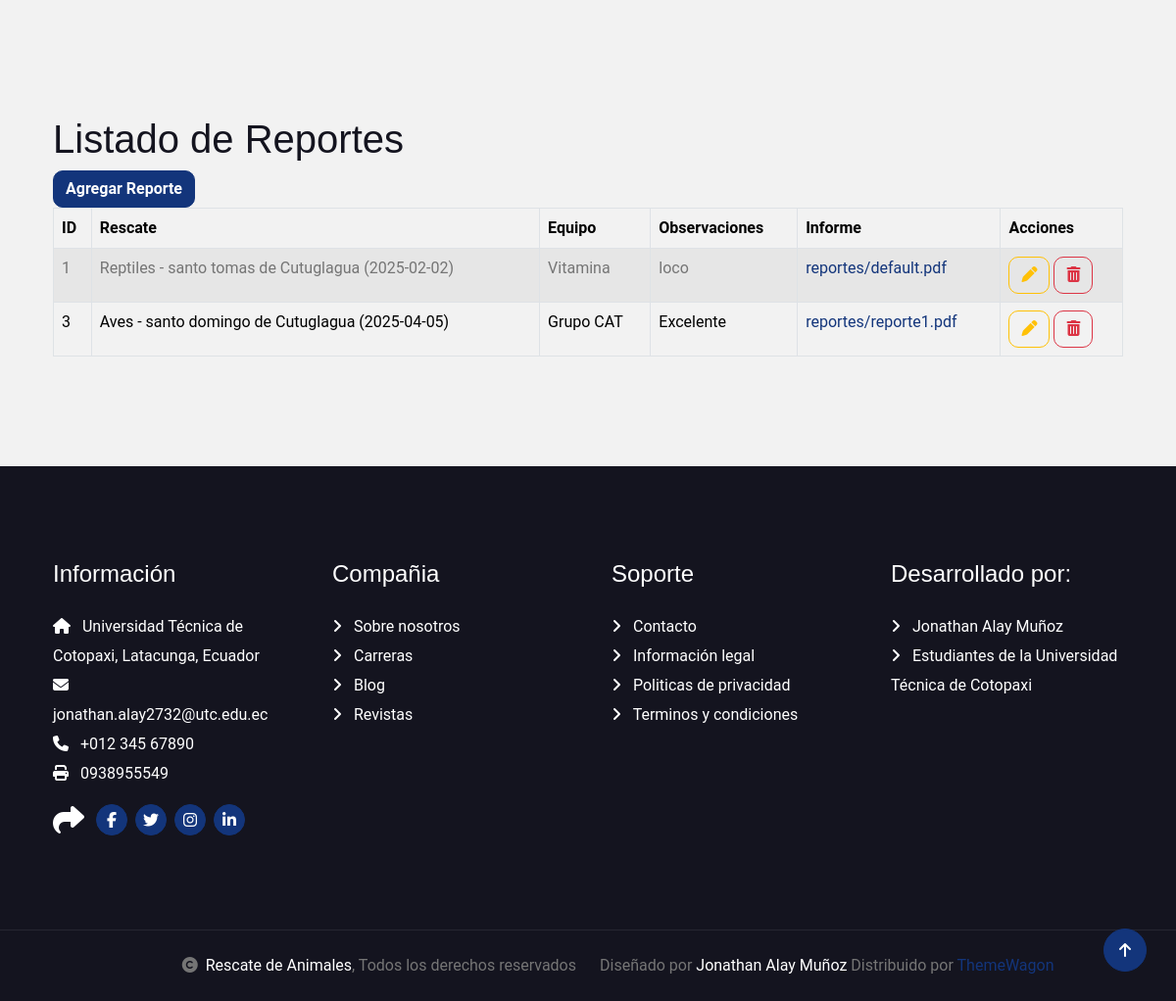
/reportes/ (lower part), run on an earlier commit of the app's database.
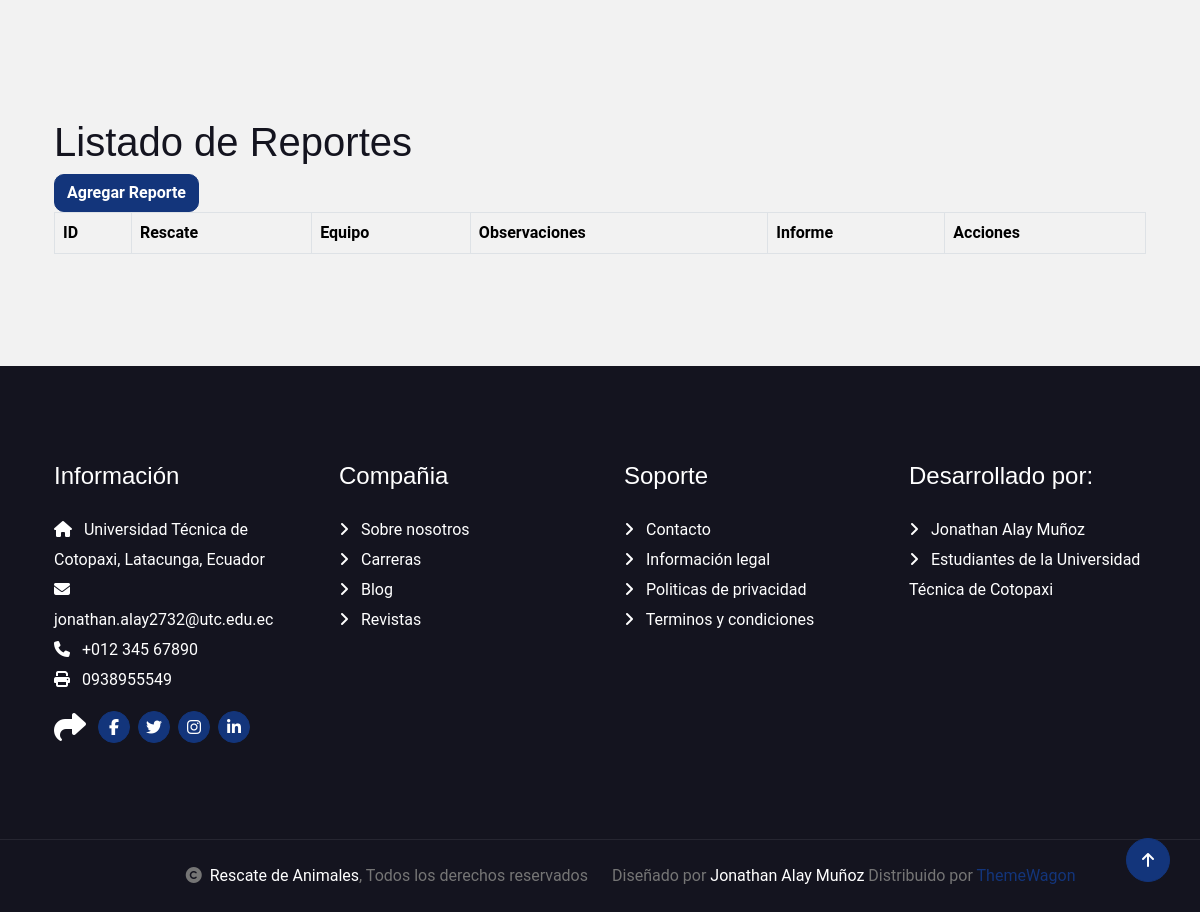
And on a later commit of the database.
### Aplicaciones/Animales/models.py (models this page shows, shortened)
class ReporteRescate(models.Model):
    rescate = models.OneToOneField(Rescate, on_delete=models.CASCADE)
    equipo = models.ForeignKey(EquipoRescate, on_delete=models.CASCADE, default=1)  # Valor por defecto agregado
    observaciones = models.TextField()
    pdf_informe = models.FileField(upload_to='reportes/', default='reportes/default.pdf')  # Valor por defecto agregado

class Rescate(models.Model):
    fecha = models.DateTimeField()
    ubicacion = models.CharField(max_length=255)
    especie = models.ForeignKey(Especie, on_delete=models.CASCADE, default=1)
    foto_rescate = models.ImageField(upload_to='rescates/', null=True, blank=True)
    def __str__(self):
        return f"{self.especie.nombre} - {self.ubicacion} ({self.fecha.date()})"

class Especie(models.Model):
    nombre = models.CharField(max_length=100)
    descripcion = models.TextField(null=True, blank=True)

class EquipoRescate(models.Model):
    nombre = models.CharField(max_length=100)
    especialidad = models.CharField(max_length=100)
    foto_equipo = models.ImageField(upload_to='equipos/', default='equipos/default.jpg')
    fecha_creacion = models.DateField(null=True, blank=True)
    fecha_actualizacion = models.DateField(auto_now=True)
    def __str__(self):
        return self.nombre

### Aplicaciones/Animales/views.py (the view)
# urls.py: path('reportes/', views.reportes),
def reportes(request):
    reportes = ReporteRescate.objects.all()
    return render(request, "reporte.html", {'reportes': reportes})

### Aplicaciones/Animales/templates/reporte.html (shortened to what this page needs)
{% extends './plantilla.html' %}
{% block contenido %}
<br>
<h1>Listado de Reportes</h1>
<a href="/nuevoReporte/" class="btn btn-primary">Agregar Reporte</a>
<table class="table table-bordered table-striped table-hover" id="tbl_reportes">
    <thead>
        <tr>
            <th>ID</th>
            <th>Rescate</th>
            <th>Equipo</th>
            <th>Observaciones</th>
            <th>Informe</th>
            <th>Acciones</th>
        </tr>
    </thead>
    <tbody>
        {% for rep in reportes %}
        <tr>
            <td>{{ rep.id }}</td>
            <td>{{ rep.rescate }}</td>
            <td>{{ rep.equipo }}</td>
            <td>{{ rep.observaciones }}</td>
            <td>
                {% if rep.pdf_informe %}
                    <a href="{{ rep.pdf_informe.url }}" download>{{ rep.pdf_informe.name }}</a>
                {% else %}
                    Sin documento
                {% endif %}
            </td>
            <td>
                <a href="/editarReporte/{{ rep.id }}" class="btn btn-outline-warning"><i class="fa fa-pen"></i></a>
                <a href="#" onclick="eliminarReporte('{{ rep.id }}');" class="btn btn-outline-danger"><i class="fa fa-trash"></i></a>
            </td>
        </tr>
        {% endfor %}
    </tbody>
</table>
{% endblock %}

What changed in the data, as far as the page shows it:
removed ReporteRescate: id "1", rescate "Reptiles - santo tomas de Cutuglagua (2025-02-02)", equipo "Vitamina", observaciones "loco", pdf_informe.name "reportes/default.pdf"
removed ReporteRescate: id "3", rescate "Aves - santo domingo de Cutuglagua (2025-04-05)", equipo "Grupo CAT", observaciones "Excelente", pdf_informe.name "reportes/reporte1.pdf"
